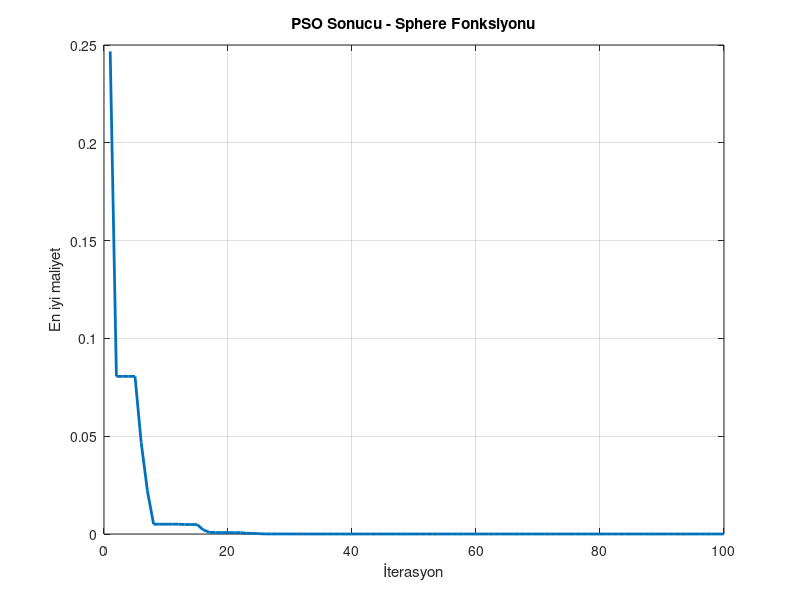

The MATLAB script that drew this image:

% PSO - Sphere Fonksiyonu Minimizasyonu

% Problem Tanımı
CostFunction = @(x) sum(x.^2);  % Sphere fonksiyonu

nVar = 2;              % Değişken sayısı
VarSize = [1 nVar];    % Pozisyon vektör boyutu
VarMin = -10;          % Alt sınır
VarMax = 10;           % Üst sınır

% PSO Parametreleri
MaxIt = 100;           % Maksimum iterasyon
nPop = 30;             % Parçacık sayısı
w = 0.7;               % Eylemsizlik katsayısı
wdamp = 0.99;          % Eylemsizlik azaltma oranı
c1 = 1.5;              % Bireysel öğrenme katsayısı
c2 = 2.0;              % Sosyal öğrenme katsayısı

% Parçacık yapısı
empty_particle.Position = [];
empty_particle.Velocity = [];
empty_particle.Cost = [];
empty_particle.Best.Position = [];
empty_particle.Best.Cost = [];

particle = repmat(empty_particle, nPop, 1);
GlobalBest.Cost = inf;

% Başlangıç popülasyonu
for i = 1:nPop
    particle(i).Position = unifrnd(VarMin, VarMax, VarSize);
    particle(i).Velocity = zeros(VarSize);
    particle(i).Cost = CostFunction(particle(i).Position);
    particle(i).Best.Position = particle(i).Position;
    particle(i).Best.Cost = particle(i).Cost;

    if particle(i).Best.Cost < GlobalBest.Cost
        GlobalBest = particle(i).Best;
    end
end

% PSO Ana Döngü
BestCosts = zeros(MaxIt, 1);
for it = 1:MaxIt
    for i = 1:nPop
        % Hız güncelleme
        particle(i).Velocity = ...
            w * particle(i).Velocity ...
            + c1 * rand(VarSize) .* (particle(i).Best.Position - particle(i).Position) ...
            + c2 * rand(VarSize) .* (GlobalBest.Position - particle(i).Position);

        % Pozisyon güncelleme
        particle(i).Position = particle(i).Position + particle(i).Velocity;

        % Sınır kontrolü
        particle(i).Position = max(particle(i).Position, VarMin);
        particle(i).Position = min(particle(i).Position, VarMax);

        % Değerlendirme
        particle(i).Cost = CostFunction(particle(i).Position);

        % Kendi en iyisini güncelle
        if particle(i).Cost < particle(i).Best.Cost
            particle(i).Best.Position = particle(i).Position;
            particle(i).Best.Cost = particle(i).Cost;

            % Global en iyiyi güncelle
            if particle(i).Best.Cost < GlobalBest.Cost
                GlobalBest = particle(i).Best;
            end
        end
    end

    BestCosts(it) = GlobalBest.Cost;
    w = w * wdamp;

    fprintf('Iterasyon %d: En iyi maliyet = %.5f\n', it, BestCosts(it));
end

% Sonuçların Görselleştirilmesi
figure;
plot(BestCosts, 'LineWidth', 2);
xlabel('İterasyon');
ylabel('En iyi maliyet');
grid on;
title('PSO Sonucu - Sphere Fonksiyonu');
